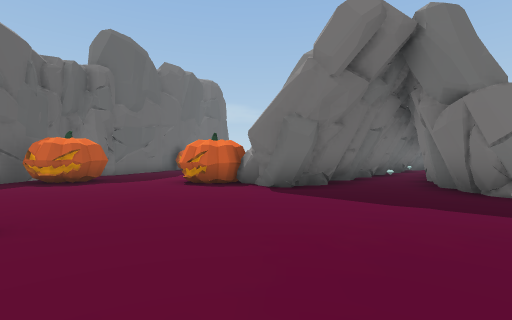
[1] (above)

14 first-person views from a walk through a 3-D level made in the Unity game engine. The camera is 1.2 m above the floor, looks level and sees 85° across. The floor is counted in squares, 2 m on a side. Each view is taken from the middle of a square. On the plan, view 1 faces up. The plan holds only what a view shows up to about 9 squares ahead; the rest is blank. The place goes on beyond the plan. The player character is not drawn.

[2]
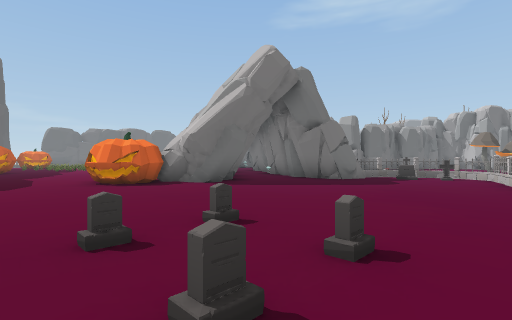

[3]
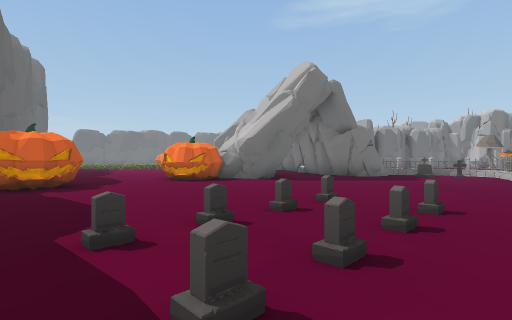

[4]
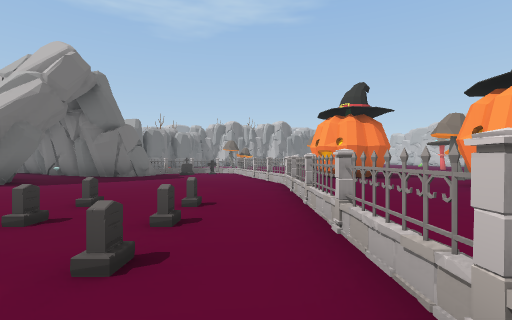

[5]
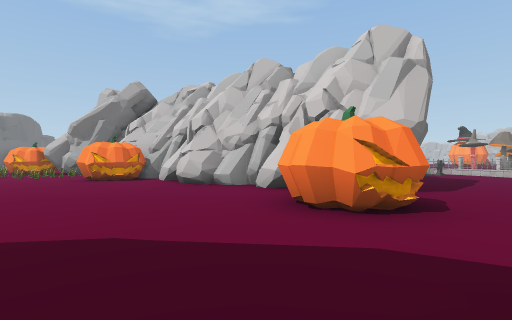

[6]
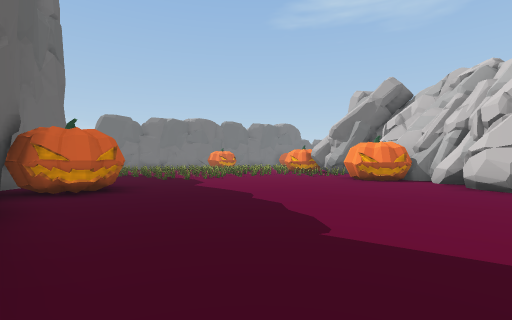

[7]
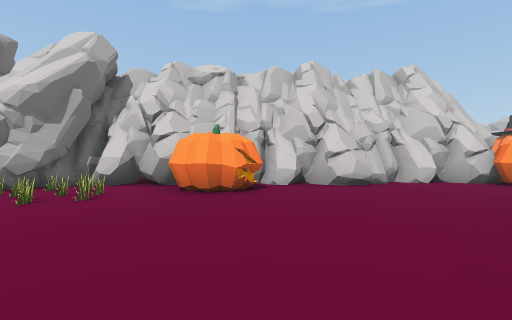

[8]
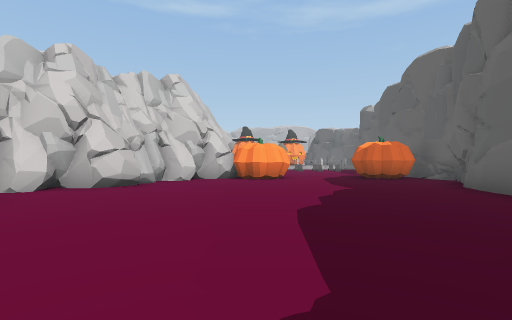

[9]
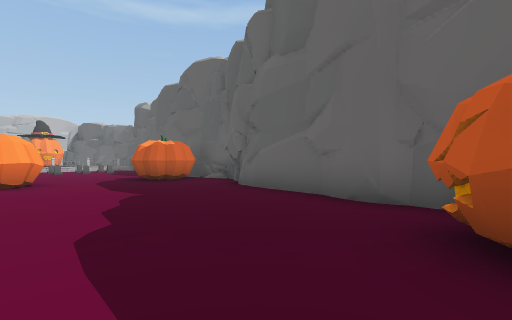

[10]
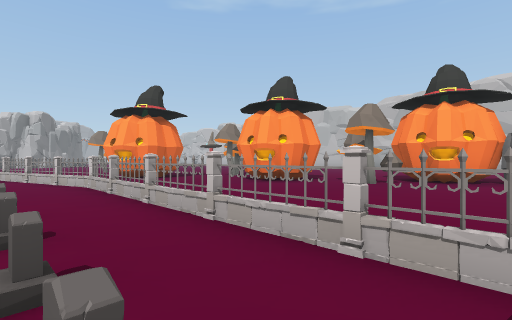

[11]
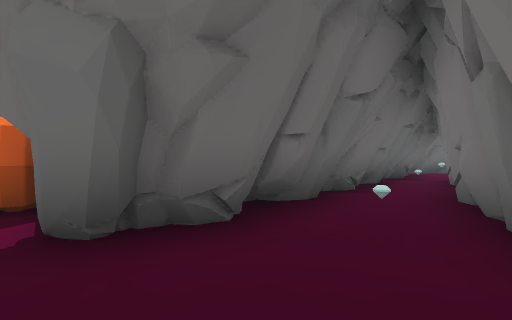

[12]
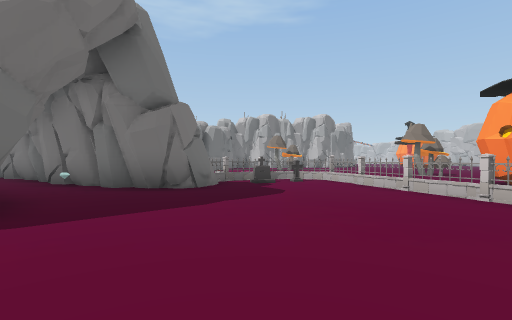

[13]
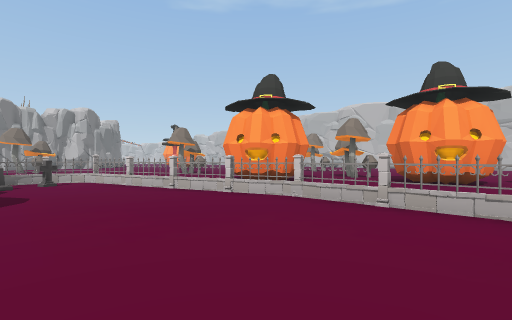

[14]
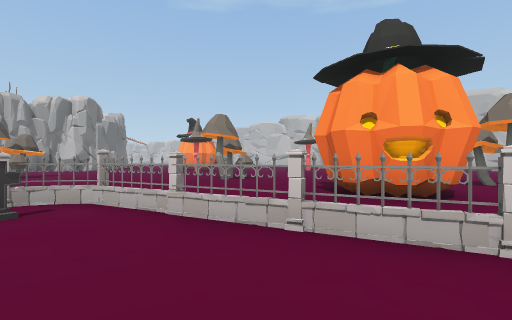

### Floor plan
Key: @ floor where view 1 was taken; # wall or solid block; x gap in a wall; . floor; P pumpkin; G gem; T tombstone; H thing the floor can be seen under or through; I pillar; M mushroom; O other object.
Columns run from 6 left of view 1 to 15 right of it. Each row starts with its distance up from view 1.
 17  #PP..O.....#
 16  #PP......OO##
 15  #.........O##
 14 ##.......OO##
 13 #........OO##
 12 #.........##
 11 #.......####
 10 #.......##
  9 .......######
  8 PP..OO####.#
  7 PP..OO###G.#
  6 .......#..##
  5 ..........##
  4 ...........##
  3 ............T
  2 ...T........T.
  1 .TTTT......HI.  ....MM
  0 ......@.HHH.   .....
 -1 #####x##   .......
 -2 ..........O.......
 -3 .........OOO....
 -4 .........OO ...M
 -5 .....OO...  ..
 -6  ....OOO..
 -7  .M...O  M
 -8  OOO
 -9  OOO

Positions as (right, up) in squares from view 1, and headings:
1: (0, 0), facing up
2: (-4, 0), facing up-right
3: (-6, 0), facing up-right
4: (-6, 0), facing right
5: (-5, 9), facing right
6: (-5, 10), facing up-right
7: (-1, 17), facing down-right
8: (-1, 17), facing down
9: (-1, 16), facing down-left
10: (-6, 1), facing down-right
11: (2, 4), facing up
12: (-2, 3), facing right
13: (-2, 3), facing down-right
14: (2, 2), facing down-right
